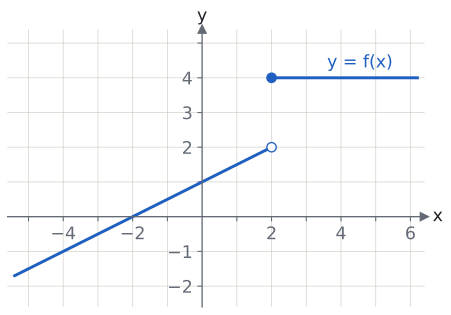

Generate this figure with Python:
import sys; sys.path.insert(0, "tools")
from cizim import *

# f: x < 2 için x/2 + 1 ((−2, 0) ve (0, 1) noktalarından geçer, (2, 2) boş);
# x ≥ 2 için 4 (sabit, (2, 4) dolu). f(−4) = −1, f(0) = 1, f(2) = 4.
fig, ax = sekil(5.6, 3.9)
eksenler(ax, x=(-5.6, 6.4), y=(-2.6, 5.4))
ax.set_aspect("equal")
ax.set_xticks([-5, -4, -3, -2, -1, 1, 2, 3, 4, 5, 6]); ax.set_xticklabels(["", "−4", "", "−2", "", "", "2", "", "4", "", "6"])
ax.set_yticks([-2, -1, 1, 2, 3, 4, 5]); ax.set_yticklabels(["−2", "−1", "", "2", "3", "4", ""])
xs = np.linspace(-5.4, 2, 20); ax.plot(xs, xs / 2 + 1, color=MAVI)
ax.plot([2, 6.2], [4, 4], color=MAVI)
nokta(ax, 2, 2, renk=MAVI, dolu=False)
nokta(ax, 2, 4, renk=MAVI)
ax.text(3.6, 4.3, "y = f(x)", color=MAVI, fontsize=13)
kaydet(fig, __file__)
